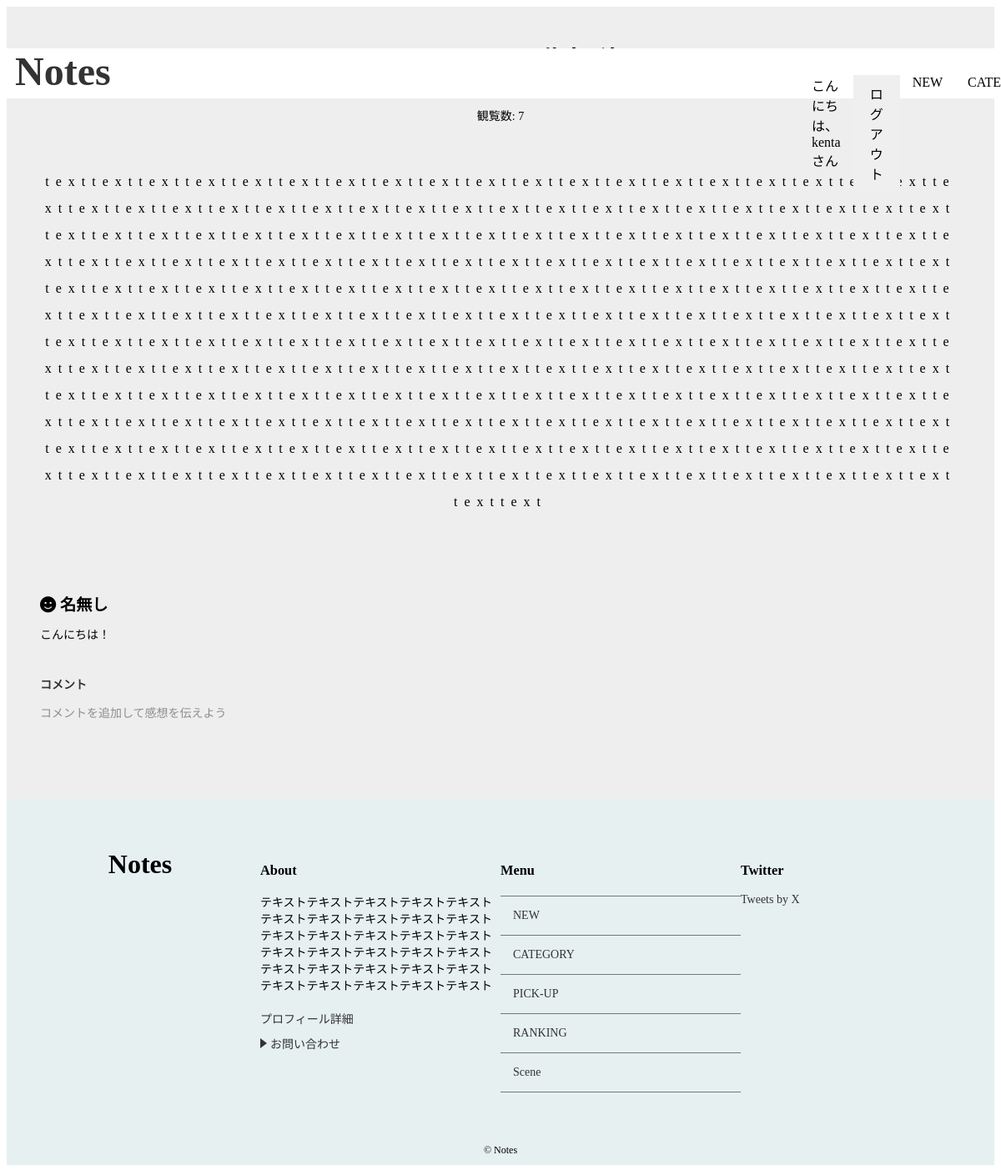
Screenshot of /detail/4/ (signed in) with the database file from the repository.
### notes/models.py (models this page shows, shortened)
class Post(models.Model):
    title = models.CharField('タイトル',max_length=255)
    image = models.ImageField(upload_to='images',verbose_name='イメージ画像',null=True, blank=True)
    text = models.TextField('本文')
    author = models.ForeignKey(User, on_delete=models.CASCADE, verbose_name='著者', null=True, blank=True)
    created_at = models.DateTimeField('作成日',default=timezone.now)
    category = models.ForeignKey(Category,verbose_name='カテゴリ',on_delete=models.PROTECT)
    views = models.PositiveIntegerField(default=1)
    tags = TaggableManager()

class Comment(models.Model):
    name = models.CharField('コメント',max_length=30,default='名無し')
    text = models.TextField('本文')
    post = models.ForeignKey(Post,verbose_name='紐づく記事',on_delete=models.PROTECT)
    created_at = models.DateField('作成日',default=timezone.now)

### notes/views.py (the view)
# urls.py: path('detail/<int:pk>/',views.DetailView.as_view(),name='detail'),
class DetailView(generic.DetailView):
    model = Post
    def get(self, request, *args, **kwargs):
        response = super().get(request, *args, **kwargs)
        post = self.get_object()
        post.views += 1
        post.save()
        return response

### notes/context_processors.py (called while the page is built)
def common(repuest):
    context = {
        'category_list':Category.objects.all(),
    }
    return context

### notes/models.py (called while the page is built)
    def __str__(self):
        return self.name

### notes/templates/notes/post_detail.html (shortened to what this page needs)
{% extends 'notes/base.html' %}
{% load static %}
{% block extra_css %}
<link rel="stylesheet" href="{% static 'notes/css/detail.css' %}">
{% endblock %}
{% block content %}
{% if post %}
<div id="post-detail-container">
  <div id="post-detail" class="wrapper">
    <div id="post-detail-title">{{ post.title }}</div>
    <div id="post-detail-created_at">
    </div>
    <p>観覧数: {{ post.views }}</p>
    <div id="post-detail-text">
      {{ post.text|linebreaksbr }}
    </div>
    {% else %}
    <p>データが見つかりませんでした。</p>
  {% endif %}
  </div>
    <div id="post-detail-comments" class="wrapper">
    {% for comment in post.comment_set.all %}
    <div id="comment-content">
      <div id="comment-name">
        <i class="fa-solid fa-face-smile"></i> {{ comment.name }}
      </div>
      <div id="comment-text">
        {{ comment.text|linebreaksbr }}
      </div>
    </div>
    {% endfor %}
    <div id="comment-btn">
      <a  href="{% url 'notes:comment' post.pk %}">コメント</a>
      <p>コメントを追加して感想を伝えよう</p>
    </div>
  </div>
</div>
{% endblock %}

### notes/templates/notes/base.html (shortened to what this page needs)
<!DOCTYPE html>
<html lang="ja">
<head>
    <link rel="stylesheet" href="https://cdnjs.cloudflare.com/ajax/libs/font-awesome/6.6.0/css/all.min.css">
     {% load static %}
    <link rel="stylesheet" href="{% static 'notes/css/index.css' %}">
    {% block extra_css %}{% endblock %}
</head>
<body>
  <header id="header">
      <div class="site-title wrapper">
        <a href="{% url 'notes:index'%}">Notes</a>
      </div>
      <nav id="navi">
        <ul class="menu">
          {% if user.is_authenticated %}
          <li>
            <a href="{% url 'notes:about' %}">こんにちは、{{ user.username }} さん</a>
          </li>
          <li>
            <form action="{% url 'notes:logout' %}" method="post">
              <button type="submit">ログアウト</button>
            </form>
          </li>
          {% endif %}
          <li>
            <a href="#main-container">NEW</a>
          </li>
          <li>
            <a href="#category-container">CATEGORY</a>
          </li>
      </ul>
      </nav>
  </header>
  {% block content %}
  {% endblock %}
    <footer id="footer">
      <div class="content wrapper">
        <div class="content-top">
          Notes
        </div>
        <section class="item">
          <h3 class="footer-title">About</h3>
          <p>
            テキストテキストテキストテキストテキストテキストテキストテキストテキストテキスト
            テキストテキストテキストテキストテキストテキストテキストテキストテキストテキスト
            テキストテキストテキストテキストテキストテキストテキストテキストテキストテキスト
          </p>
          <ul class="about-list">
            <li><a href="#" class="{% url 'notes:about' %}">プロフィール詳細</a></li>
            <li><a href="{% url 'notes:contact_form' %}" class="arrow">お問い合わせ</a></li>
          </ul>
        </section>
        <section class="item">
          <h3 class="footer-title">Menu</h3>
          <ul class="menu-list">
            <li><a href="#main-container">NEW</a></li>
            <li><a href="#category-container">CATEGORY</a></li>
            <li><a href="#pick-up-container">PICK-UP</a></li>
            <li><a href="#ranking-container">RANKING</a></li>
            <li><a href="#scene-container">Scene</a></li>
          </ul>
        </section>
        <section class="item">
          <h3 class="footer-title">Twitter</h3>
          <a class="twitter-timeline" data-height="315" href="https://twitter.com/X?ref_src=twsrc%5Etfw">Tweets by X</a>
        </section>
      </div>
      <p class="copyright">&copy Notes</p>
    </footer>
</body>
</html>

### notes/static/notes/css/index.css (style rules this page uses)
* { box-sizing: border-box; }
html { font-size: 100%; scroll-behavior: smooth; }
body { font-size: 0.875rem; background-color: #ffffff; }
a { color: #333; text-decoration: none; transform: all 0.5s; }
li { list-style: none }
.wrapper { max-width: 1200px; margin: 0 auto; padding: 0 0; }
.site-title { font-size: 2rem; }
#header { display: flex; justify-content: space-between; width: 100%; height: 60px; background-color: #ffffff; position: fixed; z-index: 1000; }
#header .site-title { text-align: left; font-size: 2rem; font-weight: bold; margin-left: 10px; }
#navi { position: relative; }
.menu { list-style: none; padding: 0; margin: 0; position: fixed; top: 0; right: 0; height: 100%; width: 250px; background-color: #f8f8f8; transform: translateX(100%); transition: transform 0.3s ease; display: flex; flex-direction: column; gap: 1rem; padding-top: 2rem; }
.menu a, .menu button { display: inline-block; padding: 10px 20px; text-decoration: none; color: #000; border: none; border-radius: none; cursor: pointer; font-size: 16px; transition: background-color 0.3s ease; }
#footer { font-size: 0.875rem; background-color: #e6f0f0; }
#footer .item { margin-bottom: 20px; width: 100%; }
footer { padding-top: 60px; }
#footer .content { display: flex; justify-content: space-between; flex-direction: column; align-items: flex-start; padding: 0 1rem; }
.content-top { display: inline-block; width: 100%; text-align: center; font-size: 2rem; font-weight: bold; }
#footer ul.about-list { margin: 20px 0; padding: 0; }
#footer ul.about-list li { margin-bottom: 10px; }
#footer ul.about-list .arrow { position: relative; display: inline-block; padding-left: 12px; color: #333; }
#footer ul.about-list .arrow::before { content: ''; width: 0; height: 0; border-style: solid; border-width: 6px 0 6px 8px; border-color: transparent transparent transparent #333; position: absolute; top: 50%; left: 0; margin-top: -6px; }
#footer ul.menu-list { border-bottom: 1px solid #777; margin: 20px 0; padding: 0; }
#footer ul.menu-list li { border-top: 1px solid #777; padding: 15px; }
#footer .copyright { font-size: 0.750rem; text-align: center; padding: 10px 0; }
@media (min-width: 768px) { #header { margin-top: 50px; margin-bottom: 100px; } }
@media (min-width: 768px) { #header .site-title { font-size: 3rem; } }
@media (min-width: 768px) { #footer .content { flex-direction: row; justify-content: space-between; } }
@media (min-width: 768px) { .menu { display: flex; flex-direction: row; position: static; transform: none; height: auto; background-color: transparent; gap: 0; } }
@media (min-width: 768px) { .menu a { padding: 0 15px; } }
@media (min-width: 768px) { #post-detail-title { font-size: 1.5rem; } }
@media (min-width: 768px) { #post-detail-text { padding: 20px; } }

### notes/static/notes/css/detail.css (style rules this page uses)
#post-detail-container { max-width: 100%; background-color: #eeeeee; padding-top: 40px; padding-bottom: 40px; margin: 0 auto; min-height: 100vh; }
#post-detail { text-align: center; }
#post-detail-title { font-size: 2rem; font-weight: bold; }
#post-detail-text { max-width: 100%; padding: 40px 40px; box-sizing: border-box; word-wrap: break-word; font-size: 1rem; letter-spacing: 0.5em; line-height: 2; }
#post-detail-comments { padding: 40px 40px; }
#comment-content { margin-bottom: 40px; }
#comment-name { font-size: 1.2rem; font-weight: bold; padding: 12px 0 ; }
#comment-btn a { font-weight: bold; }
#comment-btn p { opacity: 0.4; }

### rows the page displays
Post: views "7", text "texttexttexttexttexttexttexttexttexttexttexttexttexttexttexttexttexttexttexttexttexttexttexttexttexttexttexttexttexttexttexttexttexttexttexttexttexttexttexttexttexttexttexttexttexttexttexttexttexttexttexttexttexttexttexttexttexttexttexttexttexttexttexttexttexttexttexttexttexttexttexttexttexttexttexttexttexttexttexttexttexttexttexttexttexttexttexttexttexttexttexttexttexttexttexttexttexttexttexttexttexttexttexttexttexttexttexttexttexttexttexttexttexttexttexttexttexttexttexttexttexttexttexttexttexttexttexttexttexttexttexttexttexttexttexttexttexttexttexttexttexttexttexttexttexttexttexttexttexttexttexttexttexttexttexttexttexttexttexttexttexttexttexttexttexttexttexttexttexttexttexttexttexttexttext…"
Comment: name "名無し", text "こんにちは！"

### other values shown
{{ user.username }} "kenta"
